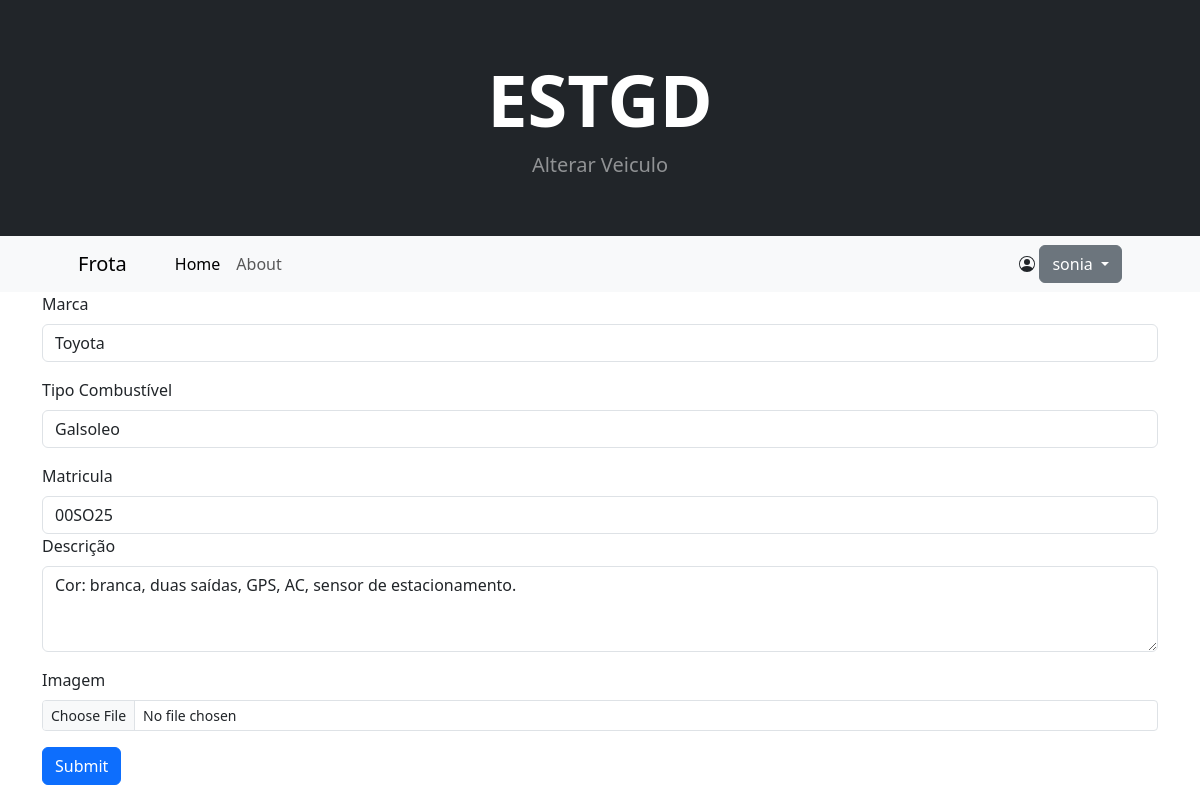
/frota/editarveiculo/1/ (signed in), run on the app's committed database.
### frota/models.py (models this page shows, shortened)
class User(AbstractUser):
    def __str__(self):
        return f'{self.username},{self.is_staff}'

class Veiculo(models.Model):
    matricula = models.CharField(max_length=50)
    marca = models.CharField(max_length=50)
    tipo_combustivel = models.CharField(max_length=50)
    description = models.TextField(max_length=100, blank=True, null=True, default='')
    image = models.ImageField(upload_to='uploads/veiculo')

### frota/views.py (the view)
# urls.py: path('editarveiculo/<int:pk>/', views.editarveiculo, name='editarveiculo'),
def editarveiculo(request, pk):
    try:
        veiculos = get_object_or_404(Veiculo, pk=pk)
        return render(request, 'editarveiculo.html', {'veiculo': veiculos})
    except:
        messages.success(request, 'Erro inesperado!')
        return redirect('veiculoList')

### frota/templates/editarveiculo.html (shortened to what this page needs)
<!doctype html>
<html lang="en">
     <header class="bg-dark py-5">
    <link href="https://cdn.jsdelivr.net/npm/bootstrap@5.3.3/dist/css/bootstrap.min.css" rel="stylesheet">
            <div class="container px-2 px-lg-2 my-2">
                <div class="text-center text-white">
                    <h1 class="display-2 fw-bolder">ESTGD</h1>
                    <p class="lead fw-normal text-white-50 mb-0">Alterar Veiculo</p>
                </div>
            </div>
        </header>
  {% include 'navbar.html'%}
  <body>
    {% block container%}
    <div class="container">
       <form action="{% url 'veiculoeditado' veiculo.pk%}" method="post" enctype="multipart/form-data">
          <div class="mb-3 ">
            <label for="marca" class="form-label">Marca</label>
            <input type="text" class="form-control" id="marca" aria-describedby="emailHelp" name="marca" value="{{ veiculo.marca }}" required>
          </div>
           <div class="mb-3 ">
            <label for="tipo_combustivel" class="form-label">Tipo Combustível</label>
            <input type="text" class="form-control" id="tipo_combustivel" aria-describedby="emailHelp" value="{{ veiculo.tipo_combustivel }}" name="tipo_combustivel" required>
          </div>
           <div class="mb-3 ">
            <label for="matricula" class="form-label">Matricula</label>
            <input type="text" class="form-control" id="matricula" aria-describedby="emailHelp" value="{{ veiculo.matricula }}" name="matricula" required>
           <div class="mb-3">
                  <label for="description" class="form-label">Descrição</label>
                  <textarea  type="text" class="form-control"  id="description" rows="3" name="description" value="{{ veiculo.description }}"   required>{{ veiculo.description }}</textarea>
            </div>
         <div class="mb-3">
              <label for="image" class="form-label">Imagem</label>
              <input class="form-control form-control-sm" id="image" type="file" name="image" value="{{ veiculo.image  }}" required>
         </div>
         <button type="submit" class="btn btn-primary">Submit</button>
     </form>
{% endblock%}
    </div>
  </body>
</html>

### frota/templates/navbar.html (shortened to what this page needs)
        <nav class="navbar navbar-expand-lg navbar-light bg-light">
            <div class="container px-4 px-lg-5">
                <a class="navbar-brand" href="{% url 'home'%}">Frota</a>
                <div class="collapse navbar-collapse" id="navbarSupportedContent">
                    <ul class="navbar-nav me-auto mb-2 mb-lg-0 ms-lg-4">
                        <li class="nav-item"><a class="nav-link active" aria-current="page" href="{% url 'home'%}">Home</a></li>
                        <li class="nav-item"><a class="nav-link" href="{%url 'about'%}">About</a></li>
                    </ul>
                            <div class="dropdown">
                      <button class="btn btn-secondary dropdown-toggle" type="button" data-bs-toggle="dropdown" aria-expanded="false">
                        {{user.username}}
                      </button>
                    </div>
                </div>
            </div>
        </nav>

### data on the page
User: username "sonia"
Veiculo: marca "Toyota", tipo_combustivel "Galsoleo", matricula "00SO25", description "Cor: branca, duas saídas, GPS, AC, sensor de estacionamento."
